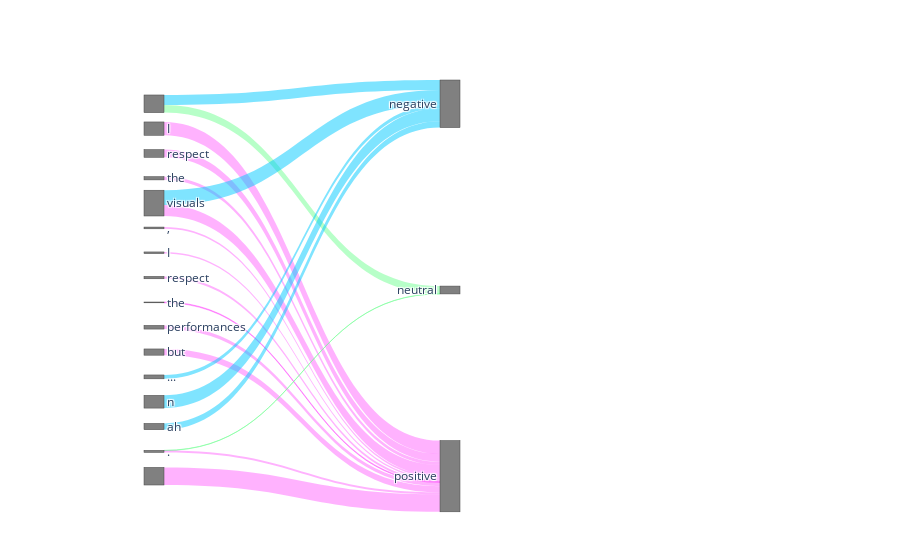

The notebook cell this image was saved under:
### Code cell
import plotly.graph_objects as go
df = pd.DataFrame(links)

fig = go.Figure(
    go.Sankey(
        # arrangement = "snap", 
        node={"label": words + labels,
              'x': [0.1] * len(words) + [0.5] * len(labels),
              "y": list(np.linspace(0.01,0.99,len(words))) + list(np.linspace(0.01,0.99,len(labels))),
              'color': "grey",
            #   'pad':10
              },
            #   "y": [],
        link={
            "source": df["source"].tolist(),
            "target": df["target"].tolist(),
            "value": df["value"].tolist(),
            "color": df["color"].tolist(),
        },
    )
)

fig.show()

### Figure 1 — Plotly figure (JSON) as saved in the notebook; plotly's stock layout.template omitted (floating-point values rounded to 4 significant figures)
{"data": [{"link": {"color": ["rgba(0, 202, 255, 0.5)", "rgba(112, 255, 145, 0.5)", "rgba(255, 0, 250, 0.3)", "rgba(0, 202, 255, 0.5)", "rgba(112, 255, 145, 0.5)", "rgba(255, 0, 250, 0.3)", "rgba(0, 202, 255, 0.5)", "rgba(112, 255, 145, 0.5)", "rgba(255, 0, 250, 0.3)", "rgba(0, 202, 255, 0.5)", "rgba(112, 255, 145, 0.5)", "rgba(255, 0, 250, 0.3)", "rgba(0, 202, 255, 0.5)", "rgba(112, 255, 145, 0.5)", "rgba(255, 0, 250, 0.3)", "rgba(0, 202, 255, 0.5)", "rgba(112, 255, 145, 0.5)", "rgba(255, 0, 250, 0.3)", "rgba(0, 202, 255, 0.5)", "rgba(112, 255, 145, 0.5)", "rgba(255, 0, 250, 0.3)", "rgba(0, 202, 255, 0.5)", "rgba(112, 255, 145, 0.5)", "rgba(255, 0, 250, 0.3)", "rgba(0, 202, 255, 0.5)", "rgba(112, 255, 145, 0.5)", "rgba(255, 0, 250, 0.3)", "rgba(0, 202, 255, 0.5)", "rgba(112, 255, 145, 0.5)", "rgba(255, 0, 250, 0.3)", "rgba(0, 202, 255, 0.5)", "rgba(112, 255, 145, 0.5)", "rgba(255, 0, 250, 0.3)", "rgba(0, 202, 255, 0.5)", "rgba(112, 255, 145, 0.5)", "rgba(255, 0, 250, 0.3)", "rgba(0, 202, 255, 0.5)", "rgba(112, 255, 145, 0.5)", "rgba(255, 0, 250, 0.3)", "rgba(0, 202, 255, 0.5)", "rgba(112, 255, 145, 0.5)", "rgba(255, 0, 250, 0.3)", "rgba(0, 202, 255, 0.5)", "rgba(112, 255, 145, 0.5)", "rgba(255, 0, 250, 0.3)", "rgba(0, 202, 255, 0.5)", "rgba(112, 255, 145, 0.5)", "rgba(255, 0, 250, 0.3)"], "source": [0, 0, 0, 1, 1, 1, 2, 2, 2, 3, 3, 3, 4, 4, 4, 5, 5, 5, 6, 6, 6, 7, 7, 7, 8, 8, 8, 9, 9, 9, 10, 10, 10, 11, 11, 11, 12, 12, 12, 13, 13, 13, 14, 14, 14, 15, 15, 15], "target": [16, 17, 18, 16, 17, 18, 16, 17, 18, 16, 17, 18, 16, 17, 18, 16, 17, 18, 16, 17, 18, 16, 17, 18, 16, 17, 18, 16, 17, 18, 16, 17, 18, 16, 17, 18, 16, 17, 18, 16, 17, 18, 16, 17, 18, 16, 17, 18], "value": [0.2297, 0.1759, -0.4897, -0.2291, -0.09062, 0.3069, -0.1509, -0.05583, 0.177, -0.06996, -0.01292, 0.07435, 0.3387, -1.6, 0.2538, -0.05732, -0.002223, 0.04011, -0.02606, -0.02283, 0.03756, -0.0534, -0.03693, 0.05493, -0.02053, -0.005398, 0.0182, -0.07624, -0.0175, 0.08416, -0.1167, -0.0336, 0.1431, 0.08904, -0.005144, -0.0904, 0.2928, -0.008733, -0.2794, 0.1438, -0.01441, -0.1201, -0.03804, 0.004395, 0.04228, -0.1658, -1.608, 0.4051]}, "node": {"color": "grey", "label": ["<s>", "I", "respect", "the", "visuals", ",", "I", "respect", "the", "performances", "but", "...", "n", "ah", ".", "</s>", "negative", "neutral", "positive"], "x": [0.1, 0.1, 0.1, 0.1, 0.1, 0.1, 0.1, 0.1, 0.1, 0.1, 0.1, 0.1, 0.1, 0.1, 0.1, 0.1, 0.5, 0.5, 0.5], "y": [0.01, 0.07533, 0.1407, 0.206, 0.2713, 0.3367, 0.402, 0.4673, 0.5327, 0.598, 0.6633, 0.7287, 0.794, 0.8593, 0.9247, 0.99, 0.01, 0.5, 0.99]}, "type": "sankey"}], "layout": {}}
